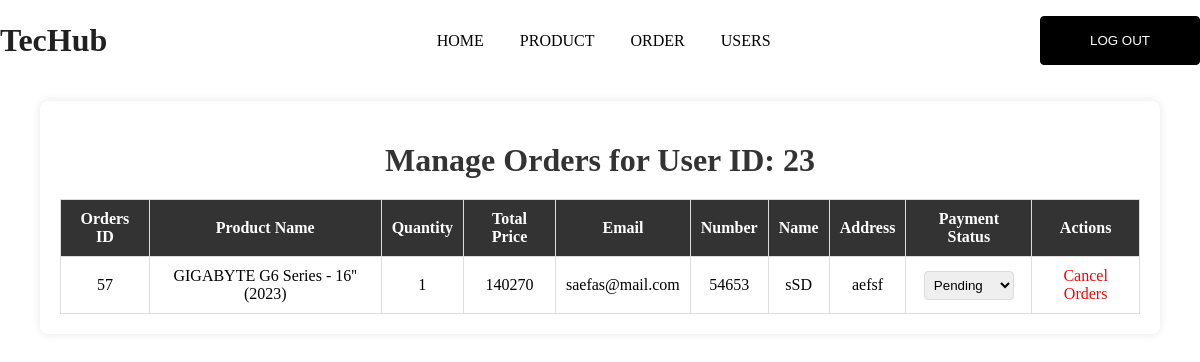
Screenshot of /admin_manage_orders.php?user_id=23 with the database file from the repository.
### tables this page shows
CREATE TABLE `orders` (
  `id` int(255) NOT NULL,
  `user_id` int(255) NOT NULL,
  `product_id` int(11) NOT NULL,
  `email` varchar(255) NOT NULL,
  `number` varchar(255) NOT NULL,
  `name` varchar(255) NOT NULL,
  `product_name` varchar(255) NOT NULL,
  `quantity` int(255) NOT NULL,
  `total_price` varchar(255) NOT NULL,
  `address` varchar(255) NOT NULL,
  `method` varchar(255) NOT NULL,
  `payment_status` varchar(255) NOT NULL DEFAULT 'pending'
);

### admin_manage_orders.php (the view, shortened to what this page needs)
<?php
include 'connection.php';
function fetchOrders($conn, $user_id) {
    $sql = "SELECT * FROM `orders` WHERE user_id=?";
    $stmt = $conn->prepare($sql);
    $stmt->bind_param("i", $user_id);
    $stmt->execute();
    $result = $stmt->get_result();
    return $result->fetch_all(MYSQLI_ASSOC);
}
$user_id = $_GET['user_id'];
$orders = fetchOrders($conn, $user_id);
?>
<!DOCTYPE html>
<html lang="en">
<head>
    <link rel="stylesheet" type="text/css" href="admin_manage_orders.css">
</head>
<body>
<?php include 'admin_header.php'; ?>
    <div class="orders-management-container">
        <h1>Manage Orders for User ID: <?php echo htmlspecialchars($user_id); ?></h1>
        <table class="orders-table">
            <thead>
                <tr>
                    <th>Orders ID</th>
                    <th>Product Name</th>
                    <th>Quantity</th>
                    <th>Total Price</th>
                    <th>Email</th>
                    <th>Number</th>
                    <th>Name</th>
                    <th>Address</th>
                    <th>Payment Status</th>
                    <th>Actions</th>
                </tr>
            </thead>
            <tbody>
                <?php foreach ($orders as $orders): ?>
                <tr>
                    <td><?php echo htmlspecialchars($orders['id']); ?></td>
                    <td><?php echo htmlspecialchars($orders['product_name']); ?></td>
                    <td><?php echo htmlspecialchars($orders['quantity']); ?></td>
                    <td><?php echo htmlspecialchars($orders['total_price']); ?></td>
                    <td><?php echo htmlspecialchars($orders['email']); ?></td>
                    <td><?php echo htmlspecialchars($orders['number']); ?></td>
                    <td><?php echo htmlspecialchars($orders['name']); ?></td>
                    <td><?php echo htmlspecialchars($orders['address']); ?></td>
                    <td>
                        <select name="payment_status" onchange="updateStatus(<?php echo $orders['id']; ?>, <?php echo htmlspecialchars($user_id); ?>, this.value)">
                            <option value="pending" <?php if ($orders['payment_status'] == 'pending') echo 'selected'; ?>>Pending</option>
                        </select>
                    </td>
                    <td>
                        <a href="admin_manage_orders.php?delete_orders=<?php echo htmlspecialchars($orders['id']); ?>&user_id=<?php echo htmlspecialchars($user_id); ?>" onclick="return confirm('Are you sure?')">Cancel Orders</a>
                    </td>
                </tr>
                <?php endforeach; ?>
            </tbody>
        </table>
    </div>
</body>
</html>

### admin_manage_orders.css (style rules this page uses)
body { margin: 0; padding: 0; }
.orders-management-container { width: 90%; margin: 20px auto; background: #fff; padding: 20px; box-shadow: 0 0 10px rgba(0,0,0,0.1); border-radius: 8px; }
.orders-management-container h1 { text-align: center; color: #333; margin-bottom: 20px; }
.orders-table { width: 100%; border-collapse: collapse; }
.orders-table thead { background-color: #333; color: #fff; }
.orders-table th, .orders-table td { padding: 10px; border: 1px solid #ddd; text-align: center; }
.orders-table th { font-weight: bold; }
.orders-table select { padding: 5px; border: 1px solid #ddd; border-radius: 4px; }
.orders-table a { color: #ff0000; text-decoration: none; }

### admin_header.css (style rules this page uses)
body { margin: 0; padding: 0; }

### rows the page displays
orders: id "57", product_name "GIGABYTE G6 Series - 16'' (2023)", quantity "1", total_price "140270", email "saefas@mail.com", number "54653", name "sSD", address "aefsf", payment_status "Pending"

### other values shown
$user_id "23"
